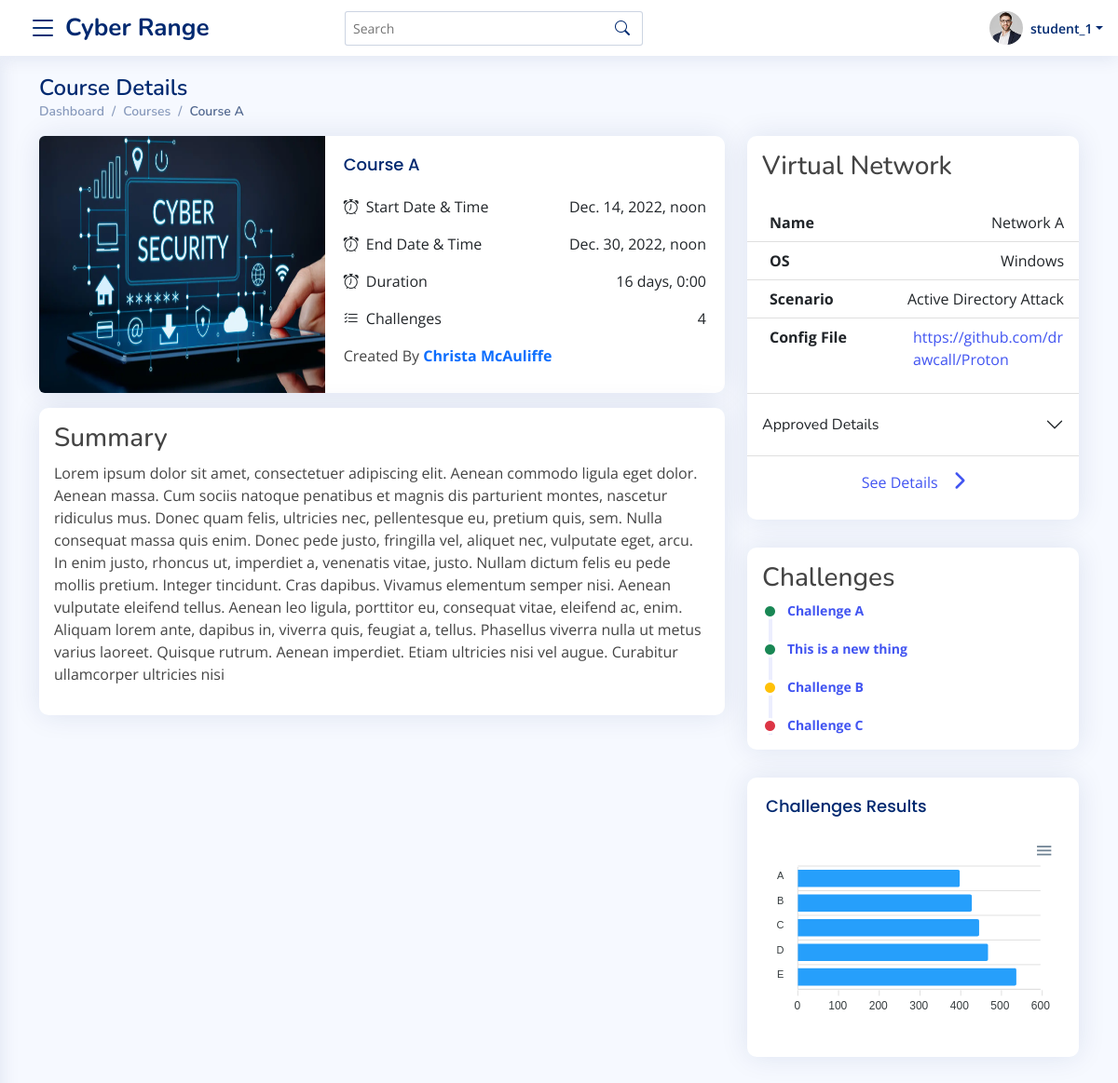
/student/courses/details/1 (signed in), run on the app's committed database.
### accounts/models.py (models this page shows, shortened)
class User(AbstractBaseUser):
    username = models.CharField(
        verbose_name="Username",
        max_length=255,
        default="",
        blank=True,
        unique=False,
    )
    email = models.EmailField(
        verbose_name='email address',
        max_length=255,
        unique=True,
    )
    is_active = models.BooleanField(default=True, help_text="User is verified and have access to the website. Admin can also block a user by un-check this field")
    is_staff = models.BooleanField(default=False , editable=False) # a admin user; non super-user
    is_superuser = models.BooleanField(default=False, help_text="Superuser of the whole website.") # a superuser
    is_student = models.BooleanField(default=False)
    is_instructor = models.BooleanField(default=False)
    is_admin = models.BooleanField(default=False)
    groups = models.ManyToManyField(
        Group,
        verbose_name=_('groups'),
        blank=True,
        help_text=_(
            'The groups this user belongs to. A user will get all permissions '
            'granted to each of their groups.'
        ),
        related_name="user_groups_set",
        related_query_name="user",
    )
    permissions = models.ManyToManyField(
        Permission,
        verbose_name=_('user permissions'),
        blank=True,
        help_text=_('Specific permissions for this user.'),
        related_name="user_permissions_set",
        related_query_name="user",
    )
    date_joined = models.DateTimeField(_('Date Joined'), blank=True, null=True, auto_now_add=True)
    updated= models.DateTimeField( verbose_name= _('Last Updated Timestamp') , auto_now= True)
    USERNAME_FIELD = 'email'
    REQUIRED_FIELDS = [] # Email & Password are required by default.
    objects = UserManager()

### master_app/models.py (models this page shows, shortened)
class Course(models.Model):
    instructor = models.ForeignKey(User, on_delete=models.CASCADE)
    name = models.CharField(max_length=100)
    start_time = models.DateTimeField(auto_now_add=False, default=timezone.now)
    end_time = models.DateTimeField(auto_now_add=False, default=timezone.now)
    created_timestamp = models.DateTimeField( auto_now_add=True )
    description = RichTextField()
    is_approved = models.CharField(max_length=2, choices=APPROVED_CHOICES, default="1")
    points = models.IntegerField(blank=True, null=True, default=60)
    def get_virtual_network(self):
        try:
            return VirtualNetwork.objects.get(course__id = self.id)
        except:
            return None
    def total_challenges(self):
        try:
            return self.coursechallenge_set.all().count()
        except:
            return 0
    def total_duration(self):
        try:
            return ("%s" % str(self.end_time - self.start_time)[:-3])
        except:
            return ("%s" % str(self.end_time - self.start_time))

class VirtualNetwork(models.Model):
    course = models.ForeignKey(Course, on_delete=models.CASCADE)
    name = models.CharField(max_length=100)
    description = RichTextField()
    operating_system = models.CharField(max_length=3, default=1 , choices=OPERATING_SYSTEM_CHOICES)
    scenarios = models.CharField(max_length=50, default="1" , choices=SCENARIOS_CATEGORYIES)
    rating  = models.CharField(max_length=1 , default="1", choices=RATING_CHOICES)
    config_file_url = models.URLField(max_length=300 , default="" , blank=True, null=True)
    ip_address = models.GenericIPAddressField(blank=True, null=True)
    topology_image = models.ImageField(upload_to="topologies/", blank=True, null=True)
    ssh_file = models.FileField(upload_to="sshFiles/" , blank=True, null=True)
    instructions = RichTextField(blank = True, null=True, default="")
    def __str__(self):
        return self.name
    def get_operating_system(self):
        try:
            return OPERATING_SYSTEM_CHOICES_TEXT[self.operating_system]
        except:
            return None
    def get_scenarios(self):
        try:
            return SCENARIOS_CATEGORYIES_TEXT[self.scenarios]
        except:
            return None

class CourseChallenge(models.Model):
    course = models.ForeignKey(Course, on_delete=models.CASCADE)
    title = models.CharField(max_length=200)
    description = RichTextField()
    levels = models.CharField(max_length=1, default="1", choices=CHALLENGE_LEVELS)
    points = models.IntegerField(blank=True, default=50)
    original_flag = models.CharField(max_length=200, blank=True, null=True, default="")

### master_app/views.py (the view)
# urls.py: path("student/courses/details/<int:course_id>", views.StudentCourseDetails, name="student-courses-details-url"),
@login_required
@student_required
def StudentCourseDetails(request , course_id):
    template_name = 'master_app/student/courseDetails.html'
    try:
        course = Course.objects.get(id=course_id, is_approved = "3")
        easy_challenges = course.coursechallenge_set.filter(levels = 1)
        medium_challenges = course.coursechallenge_set.filter(levels = 2)
        hard_challenges = course.coursechallenge_set.filter(levels = 3)
    except:
        messages.error(request, "Requested course does not exist")
        return redirect(reverse("student-courses-url"))
    context = {
        "course" : course,
        "easy_challenges" : easy_challenges,
        "medium_challenges" : medium_challenges,
        "hard_challenges" : hard_challenges
    }
    return render(request, template_name, context)

### master_app/templates/master_app/student/courseDetails.html (shortened to what this page needs)
{%  extends 'base.html' %}
{% load static %}
{% block extra_css %}
<link rel="stylesheet" href="{% static 'assets/vendor/flickity/flickity.min.css' %}">
<link
      rel="stylesheet"
      href="{% static 'assets/vendor/fancybox/fancybox.css' %}"
    />
{% endblock %}
{% block content %}
<main id="main" class="main">
    <section class="section dashboard">
        <div class="container">
            <div class="pagetitle">
                <h1>Course Details</h1>
                <nav>
                  <ol class="breadcrumb">
                    <li class="breadcrumb-item"><a href="{% url 'student-dasboard-url' %}">Dashboard</a></li>
                    <li class="breadcrumb-item "><a href="{% url 'student-courses-url' %}">Courses</a></li>
                    <li class="breadcrumb-item active">{{ course.name }}</li>
                  </ol>
                </nav>
              </div>
            <div class="row">
                <div class="col-12 col-md-8">
              <div class="card mb-3">
                <div class="row g-0">
                  <div class="col-md-5">
                    <img src="{% static 'assets/img/Ad.webp' %}" class="img-fluid rounded-start h-100" alt="...">
                  </div>
                  <div class="col-md-7">
                    <div class="card-body">
                      <h5 class="card-title  mb-0">{{ course.name }}</h5>
                      <ul class="list-group  list-group-flush px-0 mx-0 ">
                        <li class="list-group-item d-flex justify-content-between align-items-start px-0 border-0">
                          <div >
                            <div ><i class="bi bi-alarm me-1"></i> Start Date & Time</div>
                          </div>
                          {{ course.start_time }}
                        </li>
                        <li class="list-group-item d-flex justify-content-between align-items-start px-0 border-0">
                          <div >
                            <div ><i class="bi bi-alarm me-1"></i> End Date & Time</div>
                          </div>
                          {{ course.end_time }}
                        </li>
                        <li class="list-group-item d-flex justify-content-between align-items-start px-0 border-0">
                          <div >
                            <div ><i class="bi bi-alarm me-1"></i> Duration</div>
                          </div>
                          {{ course.total_duration }}
                        </li>
                        <li class="list-group-item d-flex justify-content-between align-items-start px-0 border-0" >
                          <div >
                            <div ><i class="bi bi-list-check me-1"></i> Challenges</div>
                          </div>
                          {{ course.total_challenges }}
                        </li>
                      </ul>
                      <p class="my-2">Created By <strong class="text-primary fw-bolder">{{ course.instructor.username }}</strong></p>
                    </div>
                  </div>
                </div>
              </div>
              <div class="card">
                <div class="card-body p-3">
                  <h3>Summary</h3>
                  {{ course.description|safe }}
                </div>
              </div>
                </div>
                <div class="col-12 col-md-4">
                  <div class="card  p-0 ">
                    <div class="card-body  px-0">
                      <h3 class="p-3">Virtual Network</h3>
                      <ul class="list-group list-group-flush">
                        <li class="list-group-item d-flex justify-content-between align-items-start">
                          <div class="ms-2 me-auto">
                            <div class="fw-bold">Name</div>
                          </div>
                          {{ course.get_virtual_network.name }}
                        </li>
                        <li class="list-group-item d-flex justify-content-between align-items-start">
                          <div class="ms-2 me-auto">
                            <div class="fw-bold">OS</div>
                          </div>{{ course.get_virtual_network.get_operating_system }}</li>
                        <li class="list-group-item d-flex justify-content-between align-items-start">
                          <div class="ms-2 me-auto">
                            <div class="fw-bold">Scenario</div>
                          </div>{{ course.get_virtual_network.get_scenarios }}</li>
                          <li class="list-group-item d-flex justify-content-between align-items-start">
                            <div class="ms-2 me-auto">
                              <div class="fw-bold">Config File</div>
                            </div><p class="w-50"><a href="{{ course.get_virtual_network.config_file_url }}">{{ course.get_virtual_network.config_file_url }}</a></p>
                          </li>
                          {% if course.is_approved == "3" %}
                              <li class="list-group-item  justify-content-between align-items-start">
                                <div class="accordion accordion-flush" id="accordionFlushExample">
                                  <div class="accordion-item">
                                    <h2 class="accordion-header" id="flush-headingOne">
                                      <button class="accordion-button collapsed" type="button" data-bs-toggle="collapse" data-bs-target="#flush-collapseOne" aria-expanded="false" aria-controls="flush-collapseOne">
                                        Approved Details
                                      </button>
                                    </h2>
                                  </div>
                                </div>
                              </li>
                            {% endif %}
                        <li class="list-group-item text-center" aria-disabled="true"><a data-bs-toggle="offcanvas" href="#offcanvasExample" role="button" aria-controls="offcanvasExample">See Details<i class="fas fa-chevron-right fs-5 ms-3 pt-2"></i></a></li>
                      </ul>
                    </div>
                  </div>
                  <div class="card">
                    <div class="card-body py-3 px-3">
                      <h3 class="">Challenges</h3>
                      <div class="activity">
                        {% if easy_challenges %}
                        {% for ch in easy_challenges %}
                        <div class="activity-item d-flex">
                          <i class='bi bi-circle-fill activity-badge text-success align-self-start'></i>
                          <div class="activity-content">
                            <a href="{% url 'student-challenge-details-url' course.id ch.id  %}" class="fw-bold "  >{{ ch.title }}</a>
                          </div>
                        </div>
                        {% endfor %}
                        {% endif %}
                        {% if medium_challenges %}
                        {% for ch in medium_challenges %}
                            <div class="activity-item d-flex">
                              <i class='bi bi-circle-fill activity-badge text-warning align-self-start'></i>
                              <div class="activity-content">
                                <a href="{% url 'student-challenge-details-url' course.id ch.id  %}" class="fw-bold " >{{ ch.title }}</a>
                              </div>
                            </div>
                            {% endfor %}
                        {% endif %}
                        {% if hard_challenges %}
                            {% for ch in hard_challenges %}
                            <div class="activity-item d-flex">
                              <i class='bi bi-circle-fill activity-badge text-danger align-self-start'></i>
                              <div class="activity-content">
                                <a href="{% url 'student-challenge-details-url' course.id ch.id  %}" class="fw-bold " >{{ ch.title }}</a>
                              </div>
                            </div>
                            {% endfor %}
                      {% endif %}
                      </div>
                    </div>
                  </div>
                  <div class="card">
                    <div class="card-body">
                      <h5 class="card-title">Challenges Results</h5>
                      <div id="barChart"></div>
                    </div>
                  </div>
                </div>
            </div>
        </div>
    </section>
</main>
{% endblock %}

### master_app/templates/master_app/header.html (shortened to what this page needs)
{% load static %}
<header   class="header fixed-top d-flex align-items-center sticky-top">
  <div class="d-flex align-items-center justify-content-between">
    <i class="bi bi-list toggle-sidebar-btn"></i>
    <a href="{% url 'master_index' %}" class="logo d-flex align-items-center ms-2">
      <span class="d-none d-lg-block">Cyber Range</span>
    </a>
  </div>
  <div class="search-bar">
    <form class="search-form d-flex align-items-center" method="POST" action="#">
      <input type="text" name="query" placeholder="Search" title="Enter search keyword">
      <button type="submit" title="Search"><i class="bi bi-search"></i></button>
    </form>
  </div>
  <nav class="header-nav ms-auto">
    <ul class="d-flex align-items-center">
      {% if request.user.is_authenticated %}
      <li class="nav-item dropdown pe-3">
        <a class="nav-link nav-profile d-flex align-items-center pe-0" href="#" data-bs-toggle="dropdown">
          <img src="{% static 'assets/img/profile-img.jpg' %}" alt="Profile" class="rounded-circle">
          <span class="d-none d-md-block dropdown-toggle ps-2">{{ request.user.username }}</span>
        </a>
      </li>
      {% endif %}
    </ul>
  </nav>
</header>

### data on the page
User: user.username "student_1"
Course: name "Course A", start_time "Dec. 14, 2022, noon", end_time "Dec. 30, 2022, noon", total_duration "16 days, 0:00", total_challenges "4", instructor.username "Christa McAuliffe", description "Lorem ipsum dolor sit amet, consectetuer adipiscing elit. Aenean commodo ligula eget dolor. Aenean massa. Cum sociis natoque penatibus et magnis dis parturient montes, nascetur ridiculus mus. Donec quam felis, ultricies nec, pellentesque eu, pretium quis, sem. Nulla consequat massa quis enim. Donec pede justo, fringilla vel, aliquet nec, vulputate eget, arcu. In enim justo, rhoncus ut, imperdiet a, venenatis vitae, justo. Nullam dictum felis eu pede mollis pretium. Integer tincidunt. Cras dapibus. Vivamus elementum semper nisi. Aenean vulputate eleifend tellus. Aenean leo ligula, porttitor eu, consequat vitae, eleifend ac, enim. Aliquam lorem ante, dapibus in, viverra quis, feugiat a,…", get_virtual_network.name "Network A", get_virtual_network.get_operating_system "Windows", get_virtual_network.get_scenarios "Active Directory Attack", get_virtual_network.config_file_url "https://github.com/drawcall/Proton"
CourseChallenge: title "Challenge A"
CourseChallenge: title "This is a new thing"
CourseChallenge: title "Challenge B"
CourseChallenge: title "Challenge C"
